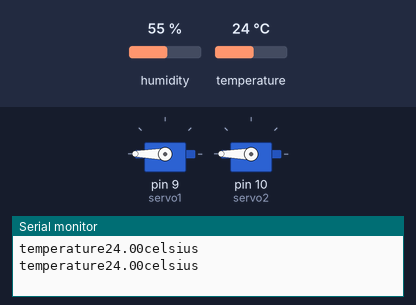
The sketch below on a simulated Arduino Uno, built with avr-gcc and run on an emulated ATmega328P. On the bench: 2 × servo, the last lines printed to the serial monitor. Inputs (shaded band) come from the test bench; at power-on: temperature 24 °C, humidity 55 %.

Above: at 1.8 s.
1.9 s: temperature set to 25.3 °C
3.4 s: temperature set to 26.6 °C
At 4.7 s:
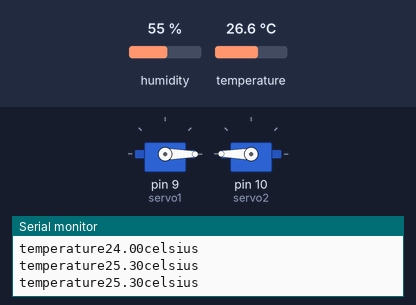
7.5 s: temperature set to 12 °C
At 11.4 s:
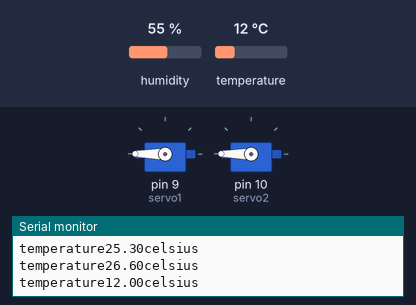
11.6 s: temperature set to 28 °C
At 17.5 s:
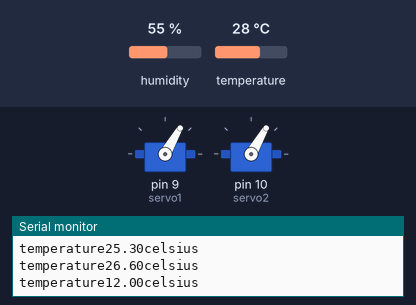
Timing chart, 0 to 23.5 s (numbered marks = the images above; inputs shaded):
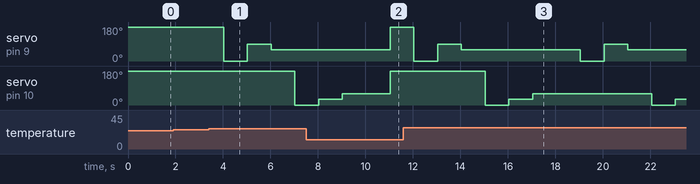

The sketch:

group1.2.ino
```cpp
// (licence header left out)
//insert library Servo
#include <Servo.h>
//using the library <Servo.h> create two servo objects named 'servo1' and 'servo2'
//with this library is possible to create up until 12 Servos objects
Servo servo1;
Servo servo2;
//insert library DHT22
#include <dht.h>
dht DHT;
#define DHT22_PIN 2
float hum;
float temp;

//variables
const int distanceSensor = 0;

//the setup routine runs once
void setup()
{
  Serial.begin(9600); //begin serial communication at 9600 baud rate
  //because of this specific library, it is necessary to inform that the servo is attached at the previous declared pins
  servo1.attach(9);
  servo2.attach(10);
}

// the loop routine runs over and over
void loop()
{
  int chk = DHT.read22(DHT22_PIN);
  hum = DHT.humidity;
  temp = DHT.temperature;
  if (temp > 26) //if the sensor reads a temperature higher than 26º Celsius, the servos executes a series of predetermined movements
  {
    servo1.write(0);
    delay(1000);
    servo1.write(90);
    delay(1000);
    servo1.write(60);
    delay(1000);
    servo2.write(0);
    delay(1000);
    servo2.write(30);
    delay(1000);
    servo2.write(60);
    delay(1000);
  }
  if (temp < 26) //if the sensor reads a temperature higher than 26º Celsius, the servos remains at initial position
  {
    servo1.write(180);
    servo2.write(180);
  }
  //display the desired information on the Serial Monitor
  Serial.print("temperature");
  Serial.print(temp);
  Serial.println("celsius");
  //wait 1 second
  delay(1000);
}
```

Measured:
- the behaviour switches between 26 and 26.1 °C on temperature (found by bisection; images 0 and 1)
- after the input at 3.4 s, servo on pin 9 (servo1): 180° → 0° after 0.63 s, → 90° 1.0 s later, → 60° 1.0 s later; servo on pin 10 (servo2): 180° → 0° after 3.6 s
- after the input at 7.5 s, servo on pin 9 (servo1): 60° → 180° after 3.5 s
- after the input at 11.6 s, servo on pin 9 (servo1): 180° → 0° after 0.44 s, → 90° 1.0 s later, → 60° 1.0 s later, → 0° 5.0 s later, … (6 changes in this stretch); servo on pin 10 (servo2): 180° → 0° after 3.4 s, → 30° 1.0 s later, → 60° 1.0 s later, → 0° 5.0 s later, … (5 changes in this stretch)
